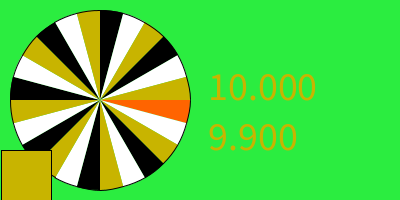
Frame 1 (no input)
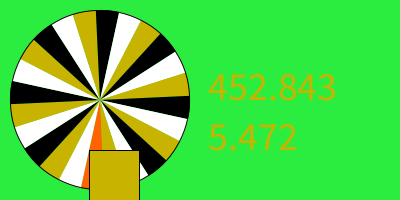
Frame 60 (the mouse pressed at the canvas centre just before this capture)
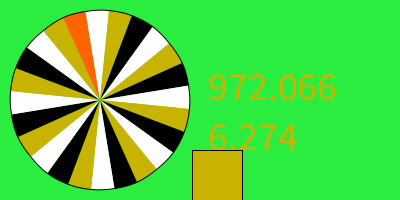
Frame 120 (the mouse held since frame 60 and released just before this capture)

The Processing sketch that drew these frames (run headless with seeded random() and noise(); from frame 60 on, the mouse is pressed at the canvas centre):

// Processing sketch: week16_8
// ── week16_8.pde
void setup(){
   size(400,200);
   fill(255,0,0);
   textSize(40);
}
float shift=0, v=10, x;
void mousePressed(){
   v=random(10)+5;
}
void draw(){
   background(43,237,64);
   for(int i=0; i<24; i++){
      if(i%3==0) fill(0);
      if(i%3==1) fill(255);
      if(i%3==2) fill(200,180,0);
      if(i==0) fill(255,100,0);
       float start = radians(0+shift+i*360/24);
       float stop = radians(360/24+shift+i*360/24);
       arc(100,100,180,180,start,stop);
   }
   if(v>0.1){
   shift+=v;
   v=v*0.99;
   x+=v*0.2;
}
   text(shift,200,100);
   text(v,200,150);
   rect(x,150,50,50);
}
